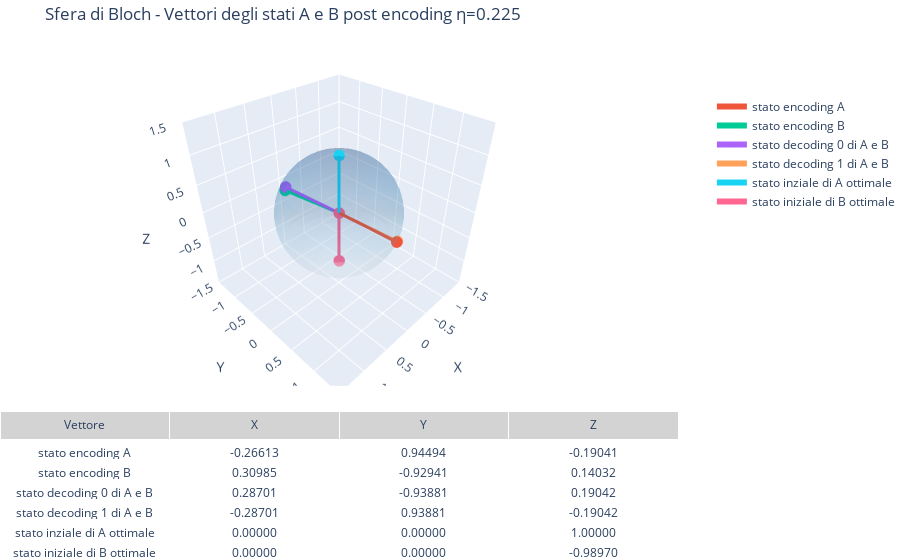

The code cell stored with this chart in its notebook:
### Markdown cell above
### Plot su sfera di Bloch

### Code cell
for elem in all_simulation:
    result, cost_history, n = elem
    qc_visualize = QuantumCircuit(3)
    qc_visualize.ry(thetas[0], 2)
    qc_visualize.cx(2,0)
    qc_visualize1 = QuantumCircuit(3)
    qc_visualize1.ry(thetas[0], 2)
    qc_visualize1.cx(2,0)
    bound_in_a = qc_visualize.assign_parameters({thetas[0]: (result.x[0])})
    bound_in_b = qc_visualize1.assign_parameters({thetas[0]: (result.x[1])})
    state_in_a = partial_trace(DensityMatrix.from_label("000").evolve(bound_in_a),[1,2])
    state_in_b = partial_trace(DensityMatrix.from_label("000").evolve(bound_in_b),[1,2])
    # display(state_in_a.draw("latex"))
    # display(state_in_b.draw("latex"))
    qc_visualize.rx(thetas[1], 0)
    qc_visualize.ry(thetas[2], 0)
    qc_visualize.rz(thetas[3], 0)
    
    qc_visualize1.ry(thetas[1], 0)
    qc_visualize1.rz(thetas[2], 0)
    
    #qc_visualize.append(amplitude_damping_gate_qi(n),[0,1])
    # qc_visualize1.append(amplitude_damping_gate_qi(-n),[0,1])

    bound_a = qc_visualize.assign_parameters({thetas[0]: result.x[0],
                                              thetas[1]:result.x[2],
                                               thetas[2]:result.x[4],thetas[3]:result.x[6]})
    bound_b = qc_visualize.assign_parameters({thetas[0]: result.x[1],
                                               thetas[1]:result.x[3],
                                               thetas[2]:result.x[5], thetas[3]:result.x[7]})

    bound_c = qc_visualize1.assign_parameters({thetas[0]: noise_to_theta(0), thetas[1]:-result.x[9],thetas[2]:-result.x[8]})
    bound_d = qc_visualize1.assign_parameters({thetas[0]: noise_to_theta(1), thetas[1]:-result.x[9],thetas[2]:-result.x[8]})


    state_a = partial_trace(DensityMatrix.from_label("000").evolve(bound_a),[1,2])
    state_b = partial_trace(DensityMatrix.from_label("000").evolve(bound_b),[1,2])
    state_c = partial_trace(DensityMatrix.from_label("000").evolve(bound_c),[1,2])
    state_d = partial_trace(DensityMatrix.from_label("000").evolve(bound_d),[1,2])


    # display(state_a.draw("text"))
    # display(state_c.draw("text"))
    # display(state_d.draw("text"))

    from qiskit.visualization.bloch import Bloch
    import numpy as np

    from qiskit.visualization import *
    import plotly.graph_objects as go
    from plotly.subplots import make_subplots

    # Ottieni il Bloch vector (x, y, z)
    bloch_vect_enc_in_a = [state_in_a._expectation_value_pauli(Pauli(p)) for p in ['X', 'Y', 'Z']]
    bloch_vect_enc_in_b = [state_in_b._expectation_value_pauli(Pauli(p)) for p in ['X', 'Y', 'Z']]

    bloch_vect_enc_a = [state_a._expectation_value_pauli(Pauli(p)) for p in ['X', 'Y', 'Z']]
    bloch_vect_enc_b = [state_b._expectation_value_pauli(Pauli(p)) for p in ['X', 'Y', 'Z']]
    bloch_vect_enc_c = [state_c._expectation_value_pauli(Pauli(p)) for p in ['X', 'Y', 'Z']]
    bloch_vect_enc_d = [state_d._expectation_value_pauli(Pauli(p)) for p in ['X', 'Y', 'Z']]


    b = Bloch(figsize=[5,5],font_size=10)
    b.add_vectors([bloch_vect_enc_a, bloch_vect_enc_b, bloch_vect_enc_c,bloch_vect_enc_d,bloch_vect_enc_in_a,bloch_vect_enc_in_b])  # aggiunge il vettore
    # Aggiungi annotazioni
    x,y,z = bloch_vect_enc_a
    b.add_annotation(bloch_vect_enc_a,f"$ \\rho_A $")
    b.add_annotation([1,-0.2,-0.8],f"$ \\rho_A = ({x:.3f},{y:.3f},{z:.3f}) $")
    x,y,z = bloch_vect_enc_b
    b.add_annotation(bloch_vect_enc_b,f"$ \\rho_B $")
    b.add_annotation([1,1.3,-0.29],f"$ \\rho_B =  ({x:.3f},{y:.3f},{z:.3f}) $")
    x,y,z = bloch_vect_enc_c
    #b.add_annotation(bloch_vect_enc_c,f"$ \\rho_B $")
    b.add_annotation(bloch_vect_enc_c,f"$ \\rho_C =  ({x:.3f},{y:.3f},{z:.3f}) $")
    x,y,z = bloch_vect_enc_d
    #b.add_annotation(bloch_vect_enc_c,f"$ \\rho_B $")
    b.add_annotation(bloch_vect_enc_d,f"$ \\rho_D =  ({x:.3f},{y:.3f},{z:.3f}) $")
    x,y,z = bloch_vect_enc_in_a
    #b.add_annotation(bloch_vect_enc_c,f"$ \\rho_B $")
    b.add_annotation(bloch_vect_enc_in_a,f"$ in_A =  ({x:.3f},{y:.3f},{z:.3f}) $")
    x,y,z = bloch_vect_enc_in_b
    #b.add_annotation(bloch_vect_enc_c,f"$ \\rho_B $")
    b.add_annotation(bloch_vect_enc_in_b,f"$ in_B =  ({x:.3f},{y:.3f},{z:.3f}) $")

    # Titolo personalizzato
    b.render(title = f"rappresentazione degli stati dopo encoding e decoding con η={n}")
    #display(b.fig)
    salva_plot_png(b.fig, f"bloch_qi_damping_{n}",radice,visualizzazione,_create = True, name_create = f"damping_{n}")

    def plot_multiple_bloch_vectors(bloch_vectors, name_vectors = None, title = None, noise = 0 ):
        """
        bloch_vectors: lista di tuple/liste [(x1,y1,z1), (x2,y2,z2), ...]
        """
        if name_vectors == None or len(name_vectors) != len(bloch_vectors) :
            name_vectors = [f"Vettore {i}" for i in range(len(bloch_vectors))]

                

        # Mesh della sfera
        u, v = np.mgrid[0:2*np.pi:50j, 0:np.pi:25j]
        xs = np.cos(u)*np.sin(v)#*np.sqrt(1-noise)
        ys = np.sin(u)*np.sin(v)#*np.sqrt(1-noise)
        zs = np.cos(v)#*(1-noise) + noise

        fig = make_subplots(
            rows=2, cols=1,
            specs=[[{"type": "surface"}], [{"type": "table"}]],
            row_heights=[0.7, 0.3],
            vertical_spacing=0.05,
        )

        # Sfera
        fig.add_trace(go.Surface(
            x=xs, y=ys, z=zs,
            opacity=0.2, showscale=False, colorscale='Blues'
        ), row=1, col=1)

        # Dati per tabella
        labels = []
        x_vals, y_vals, z_vals = [], [], []

        # Aggiungi ogni vettore
        for i, (x, y, z) in enumerate(bloch_vectors):
            fig.add_trace(go.Scatter3d(
                x=[0, x], y=[0, y], z=[0, z],
                mode='lines+markers',
                marker=dict(size=4),
                line=dict(width=6),
                name=name_vectors[i]
            ), row=1, col=1)

            labels.append(name_vectors[i])
            x_vals.append(f"{x:.5f}")
            y_vals.append(f"{y:.5f}")
            z_vals.append(f"{z:.5f}")

        # Tabella
        fig.add_trace(go.Table(
            header=dict(values=["Vettore", "X", "Y", "Z"],
                        fill_color='lightgrey', align='center'),
            cells=dict(values=[labels, x_vals, y_vals, z_vals],
                    fill_color='white', align='center')
        ), row=2, col=1)

        # Layout
        fig.update_layout(
            title=title,
            scene=dict(
                xaxis=dict(range=[-1.5, 1.5], title='X'),
                yaxis=dict(range=[-1.5, 1.5], title='Y'),
                zaxis=dict(range=[-1.5, 1.5], title='Z'),
                aspectmode='cube'
            ),
            legend=dict(x=1.05, y=0.9),
            margin=dict(l=0, r=0, b=0, t=40)
        )
        fig.show()
        salva_plot_plotly(fig, f"bloch_py_damping_{n}",radice,visualizzazione,_create=True,name_create=f"damping_{n}")
    salva_plot_png(qc_visualize.draw("mpl"),"circuito_visualizzazione_encoding",radice,visualizzazione)
    salva_plot_png(qc_visualize1.draw("mpl"),"circuito_visualizzazione_decoding",radice,visualizzazione)
    # Usa la funzione
    display(plot_multiple_bloch_vectors([bloch_vect_enc_a, bloch_vect_enc_b,bloch_vect_enc_c,bloch_vect_enc_d,bloch_vect_enc_in_a,bloch_vect_enc_in_b], ["stato encoding A", "stato encoding B","stato decoding 0 di A e B","stato decoding 1 di A e B","stato inziale di A ottimale","stato iniziale di B ottimale"],f"Sfera di Bloch - Vettori degli stati A e B post encoding η={n}",n))
    # display(plot_interactive_bloch(bloch_vector_b))

### Figure 1 — Plotly figure (JSON) as saved in the notebook; plotly's stock layout.template omitted (floating-point values rounded to 4 significant figures; data arrays with more than 128 entries replaced by an {"elided": "..."} marker saying what was removed)
{"data": [{"colorscale": [[0, "rgb(247,251,255)"], [0.125, "rgb(222,235,247)"], [0.25, "rgb(198,219,239)"], [0.375, "rgb(158,202,225)"], [0.5, "rgb(107,174,214)"], [0.625, "rgb(66,146,198)"], [0.75, "rgb(33,113,181)"], [0.875, "rgb(8,81,156)"], [1, "rgb(8,48,107)"]], "opacity": 0.2, "scene": "scene", "showscale": false, "type": "surface", "x": {"elided": "50x25 float values"}, "y": {"elided": "50x25 float values"}, "z": {"elided": "50x25 float values"}}, {"line": {"width": 6}, "marker": {"size": 4}, "mode": "lines+markers", "name": "stato encoding A", "scene": "scene", "type": "scatter3d", "x": [0, -0.2661], "y": [0, 0.9449], "z": [0, -0.1904]}, {"line": {"width": 6}, "marker": {"size": 4}, "mode": "lines+markers", "name": "stato encoding B", "scene": "scene", "type": "scatter3d", "x": [0, 0.3099], "y": [0, -0.9294], "z": [0, 0.1403]}, {"line": {"width": 6}, "marker": {"size": 4}, "mode": "lines+markers", "name": "stato decoding 0 di A e B", "scene": "scene", "type": "scatter3d", "x": [0, 0.287], "y": [0, -0.9388], "z": [0, 0.1904]}, {"line": {"width": 6}, "marker": {"size": 4}, "mode": "lines+markers", "name": "stato decoding 1 di A e B", "scene": "scene", "type": "scatter3d", "x": [0, -0.287], "y": [0, 0.9388], "z": [0, -0.1904]}, {"line": {"width": 6}, "marker": {"size": 4}, "mode": "lines+markers", "name": "stato inziale di A ottimale", "scene": "scene", "type": "scatter3d", "x": [0, 0], "y": [0, 0], "z": [0, 1]}, {"line": {"width": 6}, "marker": {"size": 4}, "mode": "lines+markers", "name": "stato iniziale di B ottimale", "scene": "scene", "type": "scatter3d", "x": [0, 0], "y": [0, 0], "z": [0, -0.9897]}, {"cells": {"align": "center", "fill": {"color": "white"}, "values": [["stato encoding A", "stato encoding B", "stato decoding 0 di A e B", "stato decoding 1 di A e B", "stato inziale di A ottimale", "stato iniziale di B ottimale"], ["-0.26613", "0.30985", "0.28701", "-0.28701", "0.00000", "0.00000"], ["0.94494", "-0.92941", "-0.93881", "0.93881", "0.00000", "0.00000"], ["-0.19041", "0.14032", "0.19042", "-0.19042", "1.00000", "-0.98970"]]}, "domain": {"x": [0, 1], "y": [0, 0.285]}, "header": {"align": "center", "fill": {"color": "lightgrey"}, "values": ["Vettore", "X", "Y", "Z"]}, "type": "table"}], "layout": {"legend": {"x": 1.05, "y": 0.9}, "margin": {"b": 0, "l": 0, "r": 0, "t": 40}, "scene": {"aspectmode": "cube", "domain": {"x": [0, 1], "y": [0.335, 1.0]}, "xaxis": {"range": [-1.5, 1.5], "title": {"text": "X"}}, "yaxis": {"range": [-1.5, 1.5], "title": {"text": "Y"}}, "zaxis": {"range": [-1.5, 1.5], "title": {"text": "Z"}}}, "title": {"text": "Sfera di Bloch - Vettori degli stati A e B post encoding η=0.225"}}}
